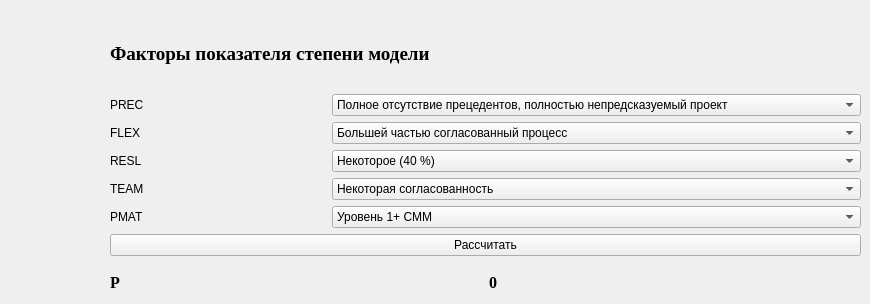
      <widget class="QWidget" name="tab_2">
       <attribute name="title">
        <string>Постархитектурная модель</string>
       </attribute>
       <widget class="QWidget" name="">
        <property name="geometry">
         <rect>
          <x>110</x>
          <y>20</y>
          <width>751</width>
          <height>236</height>
         </rect>
        </property>
        <layout class="QGridLayout" name="gridLayout_8">
         <item row="4" column="0">
          <widget class="QLabel" name="label_24">
           <property name="toolTip">
            <string>Сплоченность команды</string>
           </property>
           <property name="text">
            <string>TEAM</string>
           </property>
          </widget>
         </item>
         <item row="1" column="1">
          <widget class="QComboBox" name="powComboBox_1">
           <item>
            <property name="text">
             <string>Полное отсутствие прецедентов, полностью непредсказуемый проект</string>
            </property>
           </item>
           <item>
            <property name="text">
             <string>Почти полное отсутствие прецедентов, в значительной мере непредсказуемый проект</string>
            </property>
           </item>
           <item>
            <property name="text">
             <string>Наличие некоторого количества прецедентов</string>
            </property>
           </item>
           <item>
            <property name="text">
             <string>Общее знакомство с проектом</string>
            </property>
           </item>
           <item>
            <property name="text">
             <string>Значительное знакомство с проектом</string>
            </property>
           </item>
           <item>
            <property name="text">
             <string>Полное знакомство с проектом</string>
            </property>
           </item>
          </widget>
         </item>
         <item row="0" column="0" colspan="2">
          <widget class="QLabel" name="label_20">
           <property name="font">
            <font>
             <family>Times New Roman</family>
             <pointsize>14</pointsize>
             <weight>75</weight>
             <bold>true</bold>
            </font>
           </property>
           <property name="text">
            <string>Факторы показателя степени модели</string>
           </property>
          </widget>
         </item>
         <item row="3" column="1">
          <widget class="QComboBox" name="powComboBox_3">
           <property name="currentIndex">
            <number>1</number>
           </property>
           <item>
            <property name="text">
             <string>Малое (20 %)</string>
            </property>
           </item>
           <item>
            <property name="text">
             <string>Некоторое (40 %)</string>
            </property>
           </item>
           <item>
            <property name="text">
             <string>Частое (60 %)</string>
            </property>
           </item>
           <item>
            <property name="text">
             <string>В целом (75 %)</string>
            </property>
           </item>
           <item>
            <property name="text">
             <string>Почти полное (90 %)</string>
            </property>
           </item>
           <item>
            <property name="text">
             <string>Полное (100%) </string>
            </property>
           </item>
          </widget>
         </item>
         <item row="1" column="0">
          <widget class="QLabel" name="label_21">
           <property name="toolTip">
            <string>Новизна проекта </string>
           </property>
           <property name="text">
            <string>PREC</string>
           </property>
          </widget>
         </item>
         <item row="5" column="1">
          <widget class="QComboBox" name="powComboBox_5">
           <property name="currentIndex">
            <number>1</number>
           </property>
           <item>
            <property name="text">
             <string>Уровень 1 СММ</string>
            </property>
           </item>
           <item>
            <property name="text">
             <string>Уровень 1+ СММ</string>
            </property>
           </item>
           <item>
            <property name="text">
             <string>Уровень 2 СММ</string>
            </property>
           </item>
           <item>
            <property name="text">
             <string>Уровень 3 СММ</string>
            </property>
           </item>
           <item>
            <property name="text">
             <string>Уровень 7 СММ</string>
            </property>
           </item>
           <item>
            <property name="text">
             <string>Уровень 5 СММ</string>
            </property>
           </item>
          </widget>
         </item>
         <item row="2" column="0">
          <widget class="QLabel" name="label_22">
           <property name="toolTip">
            <string>Гибкость процесса разработки</string>
           </property>
           <property name="text">
            <string>FLEX</string>
           </property>
          </widget>
         </item>
         <item row="4" column="1">
          <widget class="QComboBox" name="powComboBox_4">
           <property name="currentIndex">
            <number>2</number>
           </property>
           <item>
            <property name="text">
             <string>Сильно затрудненное взаимодействие</string>
            </property>
           </item>
           <item>
            <property name="text">
             <string>Несколько затрудненное взаимодействие</string>
            </property>
           </item>
           <item>
            <property name="text">
             <string>Некоторая согласованность</string>
            </property>
           </item>
           <item>
            <property name="text">
             <string>Повышенная согласованность</string>
            </property>
           </item>
           <item>
            <property name="text">
             <string>Высокая согласованность</string>
            </property>
           </item>
           <item>
            <property name="text">
             <string>Взаимодействие как в едином целом</string>
            </property>
           </item>
          </widget>
         </item>
         <item row="5" column="0">
          <widget class="QLabel" name="label_25">
           <property name="toolTip">
            <string>Уровень развития процесса разработки</string>
           </property>
           <property name="text">
            <string>PMAT</string>
           </property>
          </widget>
         </item>
         <item row="3" column="0">
          <widget class="QLabel" name="label_23">
           <property name="toolTip">
            <string>Анализ архитектуры системы и рисков</string>
           </property>
           <property name="text">
            <string>RESL</string>
           </property>
          </widget>
         </item>
         <item row="2" column="1">
          <widget class="QComboBox" name="powComboBox_2">
           <property name="currentIndex">
            <number>3</number>
           </property>
           <item>
            <property name="text">
             <string>Точный, строгий процесс разработки</string>
            </property>
           </item>
           <item>
            <property name="text">
             <string>Случайные послабления в процессе</string>
            </property>
           </item>
           <item>
            <property name="text">
             <string>Некоторые послабления в процессе</string>
            </property>
           </item>
           <item>
            <property name="text">
             <string>Большей частью согласованный процесс </string>
            </property>
           </item>
           <item>
            <property name="text">
             <string>Некоторое согласование процесса</string>
            </property>
           </item>
           <item>
            <property name="text">
             <string>Заказчик определил только общие цели </string>
            </property>
           </item>
          </widget>
         </item>
         <item row="6" column="0" colspan="2">
          <widget class="QPushButton" name="pCalculateButton">
           <property name="text">
            <string>Рассчитать</string>
           </property>
          </widget>
         </item>
        </layout>
       </widget>
       <widget class="QWidget" name="">
        <property name="geometry">
         <rect>
          <x>110</x>
          <y>270</y>
          <width>751</width>
          <height>25</height>
         </rect>
        </property>
        <layout class="QGridLayout" name="gridLayout_11">
         <item row="0" column="0">
          <widget class="QLabel" name="label_45">
           <property name="font">
            <font>
             <family>Times New Roman</family>
             <pointsize>12</pointsize>
             <weight>75</weight>
             <bold>true</bold>
            </font>
           </property>
           <property name="text">
            <string>P</string>
           </property>
          </widget>
         </item>
         <item row="0" column="1">
          <widget class="QLabel" name="PLabel">
           <property name="font">
            <font>
             <family>Times New Roman</family>
             <pointsize>12</pointsize>
             <weight>75</weight>
             <bold>true</bold>
            </font>
           </property>
           <property name="text">
            <string>0</string>
           </property>
          </widget>
         </item>
        </layout>
       </widget>
      </widget>
